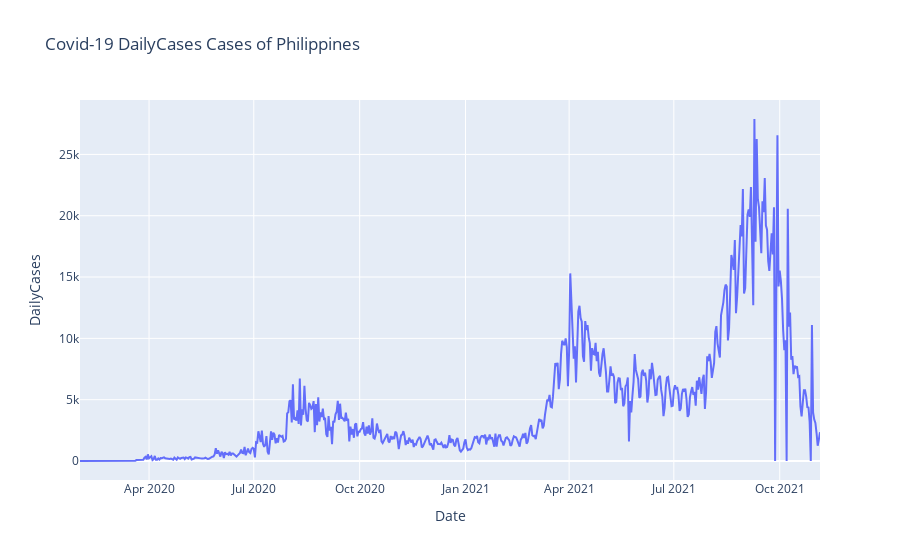

Notebook cell for this chart:
### Markdown cell above
#### Step 6: Run code to plot data timeseries.

### Code cell
fig = px.line(data, x=data['Date'], y=data[varFC.value],
             title=f"Covid-19 {varFC.value} Cases of {countryFC.value}")
fig.show()

### Figure 1 — Plotly figure (JSON) as saved in the notebook; plotly's stock layout.template omitted (floating-point values rounded to 4 significant figures; data arrays with more than 128 entries replaced by an {"elided": "..."} marker saying what was removed)
{"data": [{"hovertemplate": "Date=%{x}<br>DailyCases=%{y}<extra></extra>", "legendgroup": "", "line": {"color": "#636efa", "dash": "solid"}, "marker": {"symbol": "circle"}, "mode": "lines", "name": "", "orientation": "v", "showlegend": false, "type": "scatter", "x": {"elided": "644 str values"}, "xaxis": "x", "y": {"elided": "644 int values"}, "yaxis": "y"}], "layout": {"legend": {"tracegroupgap": 0}, "title": {"text": "Covid-19 DailyCases Cases of Philippines"}, "xaxis": {"anchor": "y", "domain": [0, 1], "title": {"text": "Date"}}, "yaxis": {"anchor": "x", "domain": [0, 1], "title": {"text": "DailyCases"}}}}
